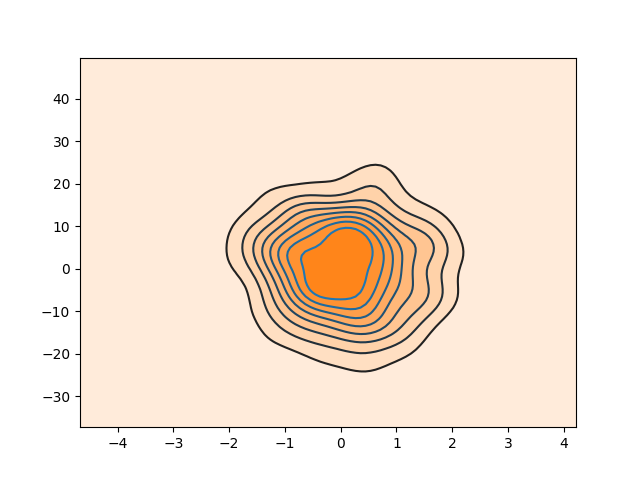

Reproduce this figure in Python.
import numpy as np
import pandas as pd
from numpy.random import randn
from scipy import stats
import matplotlib as mpl
import matplotlib.pyplot as plt
import seaborn as sms

mean = [0,0]
covariance = [[1,0],[0,100]]

ds = np.random.multivariate_normal(mean,covariance,500)

dframe = pd.DataFrame(ds, columns=['col1','col2'])

fig = sms.kdeplot(dframe).get_figure()
fig.savefig('kde1.png')

#shade
fig2 = sms.kdeplot(dframe,shade=True).get_figure()
fig2.savefig('kde2.png')

#bandwidth change
fig3 = sms.kdeplot(dframe, bw='silverman').get_figure()
fig3.savefig('kde3.png')

#kind variable
fig4 = sms.jointplot('col1','col2',dframe,kind='kde')
fig4.savefig('kde4.png')